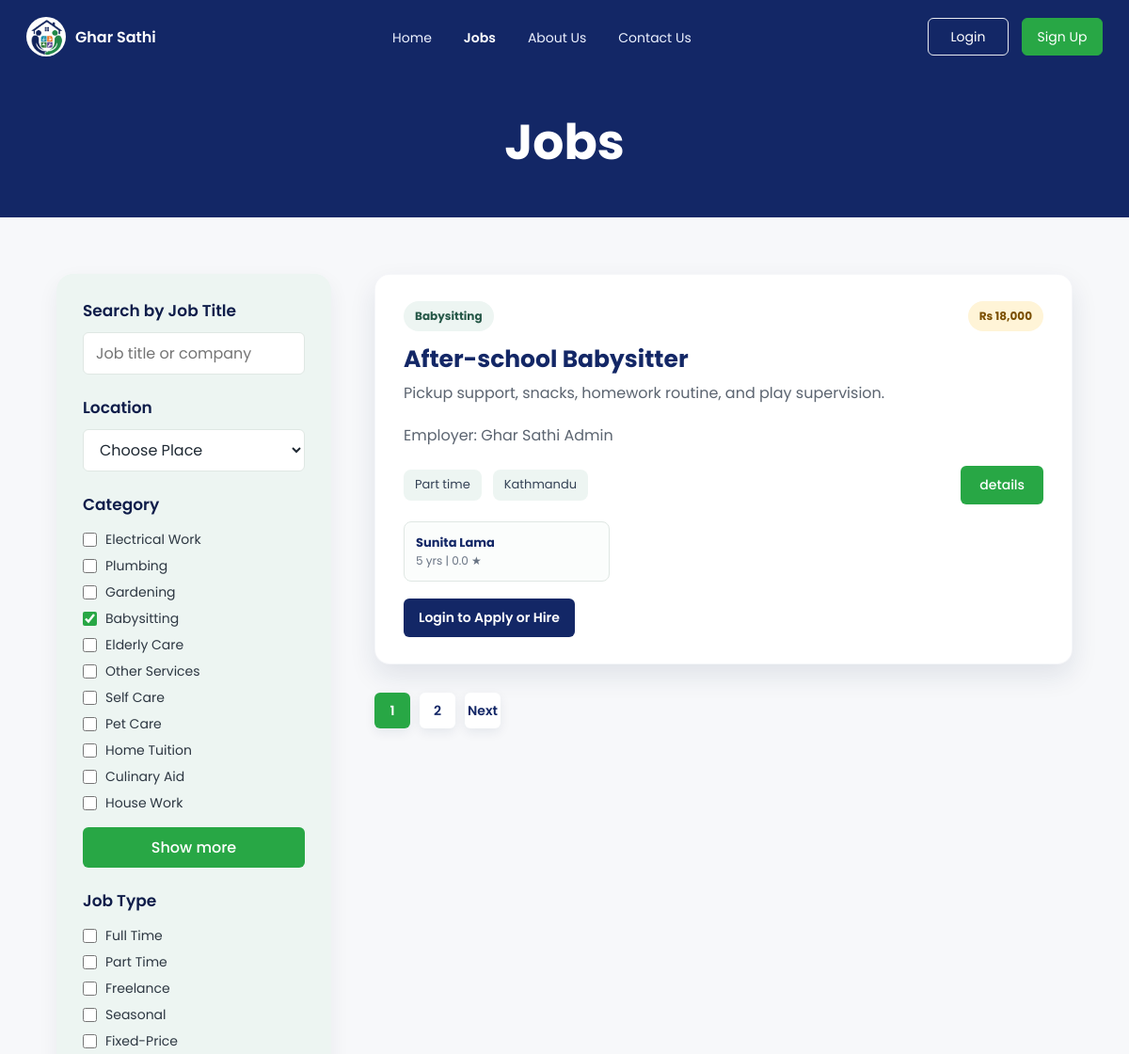
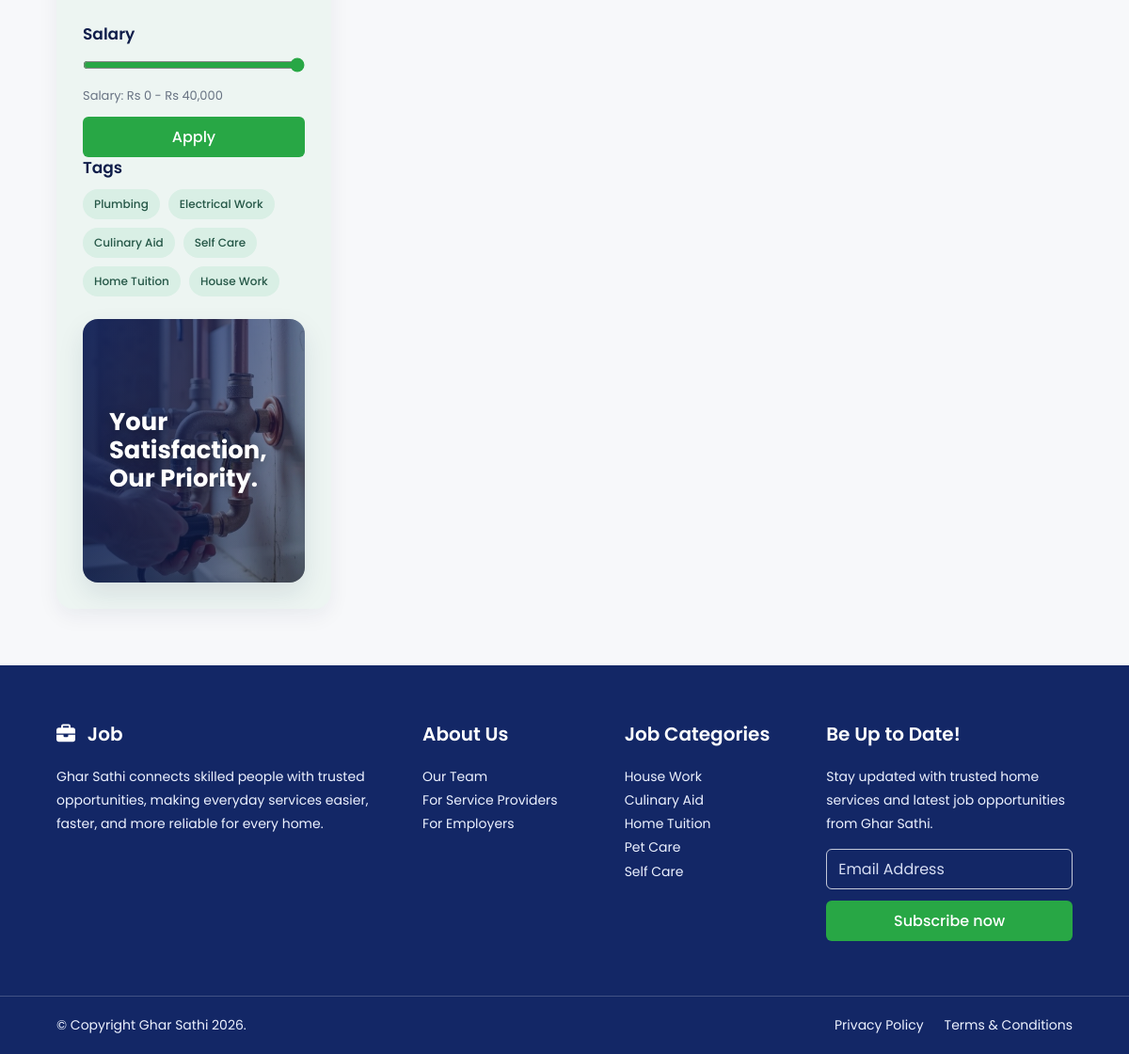
Page /Jobs page/jobs.php?category=Babysitting on the committed database (2 pictures, top to bottom).
### tables this page shows
CREATE TABLE IF NOT EXISTS jobs (
    job_id INT AUTO_INCREMENT PRIMARY KEY,
    employer_id INT NOT NULL,
    category_id INT NOT NULL,
    title VARCHAR(150) NOT NULL,
    description TEXT,
    job_type VARCHAR(50),
    salary DECIMAL(10,2) DEFAULT 0,
    location VARCHAR(100),
    created_at TIMESTAMP DEFAULT CURRENT_TIMESTAMP,
    FOREIGN KEY (employer_id) REFERENCES users(user_id) ON DELETE CASCADE,
    FOREIGN KEY (category_id) REFERENCES categories(category_id) ON DELETE CASCADE
);

CREATE TABLE IF NOT EXISTS categories (
    category_id INT AUTO_INCREMENT PRIMARY KEY,
    category_name VARCHAR(100) NOT NULL UNIQUE
);

CREATE TABLE IF NOT EXISTS users (
    user_id INT AUTO_INCREMENT PRIMARY KEY,
    full_name VARCHAR(100) NOT NULL,
    username VARCHAR(50) UNIQUE,
    email VARCHAR(100) UNIQUE NOT NULL,
    phone VARCHAR(20),
    password VARCHAR(255) NOT NULL,
    role ENUM('Employer','Worker','Admin') NOT NULL DEFAULT 'Employer',
    created_at TIMESTAMP DEFAULT CURRENT_TIMESTAMP
);

### Jobs page/jobs.php (the view, shortened to what this page needs)
<?php
require_once __DIR__ . '/../includes/app.php';
$jobs = $fallbackJobs;
$result = mysqli_query(
    $conn,
    'SELECT jobs.job_id, jobs.category_id, jobs.title, jobs.description, jobs.job_type, jobs.salary, jobs.location,
            categories.category_name, users.full_name AS employer_name
     FROM jobs
     INNER JOIN categories ON categories.category_id = jobs.category_id
     INNER JOIN users ON users.user_id = jobs.employer_id
     ORDER BY jobs.job_id DESC'
);
if ($result && mysqli_num_rows($result) > 0) {
    $jobs = [];
    $minutes = 10;
    while ($row = mysqli_fetch_assoc($result)) {
        $jobs[] = [
            'job_id' => (int) $row['job_id'],
            'category_id' => (int) $row['category_id'],
            'time' => 'Recently',
            'title' => $row['title'] ?? '',
            'description' => $row['description'] ?? '',
            'category' => $row['category_name'] ?? '',
            'type' => $row['job_type'] ?? '',
            'salary' => 'Rs ' . number_format((float) ($row['salary'] ?? 0), 0),
            'location' => $row['location'] ?? '',
            'employer' => $row['employer_name'] ?? '',
            'salary_max' => (float) ($row['salary'] ?? 0),
            'minutes' => $minutes,
        ];
        $minutes += 2;
    }
}
$initialSearch = trim($_GET['search'] ?? '');
$initialCategory = trim($_GET['category'] ?? '');
$categoriesForFilter = array_values(array_unique(array_filter(array_map(fn($job) => $job['category'] ?? '', $jobs))));
$user = current_user($conn);
$userRole = $user['role'] ?? '';
?>
<!DOCTYPE html>
<html lang="en">
<head>
<link rel="stylesheet" href="jobs.css">
<link rel="stylesheet" href="https://cdnjs.cloudflare.com/ajax/libs/font-awesome/6.7.1/css/all.min.css">
</head>
<body>
<header class="site-header">
<?php render_navbar($conn, '..', 'jobs'); ?>
<section class="hero"><h1>Jobs</h1></section>
</header>
<main class="jobs-section">
<aside class="filter-box" aria-label="Job filters">
<form id="jobFilterForm">
<div class="filter-group"><h3>Search by Job Title</h3><input id="jobSearch" type="search" placeholder="Job title or company" value="<?php echo e($initialSearch); ?>"></div>
<div class="filter-group">
<h3>Location</h3>
<select id="locationFilter">
<option value="">Choose Place</option>
</select>
</div>
<div class="filter-group">
<h3>Category</h3>
<?php foreach ($categoriesForFilter as $categoryName): ?>
<label><input type="checkbox" name="category" value="<?php echo e($categoryName); ?>" <?php echo $initialCategory === $categoryName ? 'checked' : ''; ?>> <?php echo e($categoryName); ?></label>
<?php endforeach; ?>
<button class="show-btn" type="button">Show more</button>
</div>
<div class="filter-group">
<h3>Job Type</h3>
<label><input type="checkbox" name="type" value="Full/Part Time"> Full Time</label>
<label><input type="checkbox" name="type" value="Part time"> Part Time</label>
<label><input type="checkbox" name="type" value="Freelance"> Freelance</label>
<label><input type="checkbox" name="type" value="Seasonal"> Seasonal</label>
<label><input type="checkbox" name="type" value="Fixed-Price"> Fixed-Price</label>
</div>
<div class="filter-group">
<h3>Salary</h3>
<input id="salaryRange" type="range" min="0" max="40000" value="40000">
<p class="salary-text">Salary: Rs 0 - Rs <span id="salaryValue">40,000</span></p>
<button class="apply-btn" type="submit">Apply</button>
</div>
</form>
<div class="filter-group tags-group">
<h3>Tags</h3>
<div class="tags">
<button type="button" data-tag="Plumbing">Plumbing</button>
<button type="button" data-tag="Electrical Work">Electrical Work</button>
<button type="button" data-tag="Culinary Aid">Culinary Aid</button>
<button type="button" data-tag="Self Care">Self Care</button>
<button type="button" data-tag="Home Tuition">Home Tuition</button>
<button type="button" data-tag="House Work">House Work</button>
</div>
</div>
<div class="priority-panel" aria-label="Ghar Sathi promise"><p>Your<br>Satisfaction,<br>Our Priority.</p></div>
</aside>
<section class="job-container" aria-label="Available jobs">
<div class="job-list" id="jobList">
<?php foreach ($jobs as $index => $job): ?>
<?php
$jobId = (int) ($job['job_id'] ?? 0);
$verifiedWorkers = fetch_workers_for_category($conn, (int) ($job['category_id'] ?? 0), 3);
?>
<article class="job-card" data-page="<?php echo $index < 6 ? '1' : '2'; ?>" data-title="<?php echo e($job['title']); ?>" data-category="<?php echo e($job['category']); ?>" data-type="<?php echo e($job['type']); ?>" data-location="<?php echo e($job['location']); ?>" data-salary="<?php echo e($job['salary_max']); ?>" data-minutes="<?php echo e($job['minutes']); ?>" <?php echo $index < 6 ? '' : 'hidden'; ?>>
<div class="job-card-head"><span class="category-badge"><?php echo e($job['category']); ?></span><span class="salary-badge"><?php echo e($job['salary']); ?></span></div>
<h2><?php echo e($job['title']); ?></h2>
<p><?php echo e($job['description']); ?></p>
<p class="job-employer">Employer: <?php echo e($job['employer'] ?? 'Ghar Sathi'); ?></p>
<div class="job-info">
<span><?php echo e($job['type']); ?></span>
<span><?php echo e($job['location']); ?></span>
<a href="../Details Page/details.php?id=<?php echo $jobId; ?>">details</a>
</div>
<?php if ($verifiedWorkers): ?>
<div class="worker-strip" aria-label="Available workers">
<?php foreach ($verifiedWorkers as $worker): ?>
<div class="mini-worker">
<div><strong><?php echo e($worker['full_name']); ?></strong><span><?php echo e($worker['experience_years']); ?> yrs | <?php echo e(number_format((float) $worker['avg_rating'], 1)); ?> ★</span></div>
</div>
<?php endforeach; ?>
</div>
<?php endif; ?>
<div class="job-actions">
<?php if (!$user): ?>
<a class="secondary-action" href="../Login Page/login.html">Login to Apply or Hire</a>
<?php elseif ($userRole === 'Worker'): ?>
<a class="secondary-action" href="../About Us Page/apply_resume.php?job_id=<?php echo $jobId; ?>">Apply Job</a>
<?php else: ?>
<a class="secondary-action" href="../dasboard/dashboard.php">Manage in Dashboard</a>
<?php endif; ?>
</div>
</article>
<?php endforeach; ?>
</div>
<nav class="pagination" aria-label="Job pages">
<a class="active" href="#" data-page-link="1">1</a>
<a href="#" data-page-link="2">2</a>
<a href="#" data-page-link="next">Next</a>
</nav>
</section>
</main>
<?php render_footer('..'); ?>
</body>
</html>

### includes/app.php (shortened to what this page needs)
<?php
function e($value) {
    return htmlspecialchars((string) $value, ENT_QUOTES, 'UTF-8');
}
function project_path(string $base, string $path): string {
    return rtrim($base, '/') . '/' . ltrim($path, '/');
}
function fetch_workers_for_category(mysqli $conn, int $categoryId, int $limit = 6): array {
    $stmt = mysqli_prepare($conn, "SELECT users.user_id, users.full_name, users.email, users.phone,
            worker_profiles.skills, worker_profiles.experience_years, worker_profiles.profile_image,
            worker_profiles.current_status,
            COALESCE(AVG(reviews.rating), 0) AS avg_rating,
            COUNT(reviews.review_id) AS total_reviews
        FROM users
        INNER JOIN worker_profiles ON worker_profiles.worker_id = users.user_id
        INNER JOIN worker_categories ON worker_categories.worker_id = users.user_id
        LEFT JOIN reviews ON reviews.worker_id = users.user_id OR reviews.reviewee_id = users.user_id
        WHERE users.role = 'Worker'
          AND worker_profiles.verification_status = 'Approved'
          AND worker_categories.category_id = ?
        GROUP BY users.user_id
        ORDER BY avg_rating DESC, worker_profiles.experience_years DESC, users.full_name
        LIMIT ?");
    mysqli_stmt_bind_param($stmt, 'ii', $categoryId, $limit);
    mysqli_stmt_execute($stmt);
    $result = mysqli_stmt_get_result($stmt);
    $rows = [];
    while ($row = $result ? mysqli_fetch_assoc($result) : null) {
        $rows[] = $row;
    }
    return $rows;
}
function current_user(mysqli $conn): ?array {
    if (empty($_SESSION['user_id'])) {
        return null;
    }
    $stmt = mysqli_prepare($conn, 'SELECT user_id, full_name, username, email, phone, role FROM users WHERE user_id = ? LIMIT 1');
    mysqli_stmt_bind_param($stmt, 'i', $_SESSION['user_id']);
    mysqli_stmt_execute($stmt);
    $result = mysqli_stmt_get_result($stmt);
    $user = $result ? mysqli_fetch_assoc($result) : null;
    return $user ?: null;
}
function render_navbar(mysqli $conn, string $base = '..', string $active = ''): void {
    $user = current_user($conn);
    $home = project_path($base, 'Homepage/homepage.php');
    $jobs = project_path($base, 'Jobs page/jobs.php');
    $about = project_path($base, 'About Us Page/aboutus.php');
    $contact = project_path($base, 'Contact Us Page/contactus.php');
    $dashboard = project_path($base, 'dasboard/dashboard.php');
    $logout = project_path($base, 'Login Page/logout.php');
    $login = project_path($base, 'Login Page/login.html');
    $signup = project_path($base, 'Signup page/signup.html');
    $logo = project_path($base, 'images/logo.png');
    $dashboardLabel = 'Dashboard';
    ?>
    <nav class="navbar">
        <a class="logo" href="<?php echo e($home); ?>">
            <img src="<?php echo e($logo); ?>" alt="Ghar Sathi logo">
            <span>Ghar Sathi</span>
        </a>
        <ul class="nav-links" id="navLinks">
            <li><a class="<?php echo $active === 'home' ? 'active' : ''; ?>" href="<?php echo e($home); ?>">Home</a></li>
            <li><a class="<?php echo $active === 'jobs' ? 'active' : ''; ?>" href="<?php echo e($jobs); ?>">Jobs</a></li>
            <li><a class="<?php echo $active === 'about' ? 'active' : ''; ?>" href="<?php echo e($about); ?>">About Us</a></li>
            <li><a class="<?php echo $active === 'contact' ? 'active' : ''; ?>" href="<?php echo e($contact); ?>">Contact Us</a></li>
        </ul>
        <div class="auth-buttons nav-buttons">
            <?php if ($user): ?>
                <a class="signup-btn dashboard-icon" href="<?php echo e($dashboard); ?>" title="<?php echo e($dashboardLabel); ?>" aria-label="<?php echo e($dashboardLabel); ?>"><i class="fa-solid fa-table-cells-large"></i></a>
                <a class="login-btn" href="<?php echo e($logout); ?>">Logout</a>
            <?php else: ?>
                <a class="login-btn" href="<?php echo e($login); ?>">Login</a>
                <a class="signup-btn" href="<?php echo e($signup); ?>">Sign Up</a>
            <?php endif; ?>
        </div>
    </nav>
    <?php
}
function render_footer(string $base = '..', string $redirect = 'Homepage/homepage.php'): void {
    $subscribe = project_path($base, 'Contact Us Page/subscribe.php');
    ?>
    <footer>
    <div class="footer-container">
    <div class="footer-column">
    <h3><i class="fa-solid fa-briefcase"></i> Job</h3>
    <p>Ghar Sathi connects skilled people with trusted opportunities, making everyday services easier, faster, and more reliable for every home.</p>
    </div>
    <div class="footer-column"><h3>About Us</h3><ul><li>Our Team</li><li>For Service Providers</li><li>For Employers</li></ul></div>
    <div class="footer-column"><h3>Job Categories</h3><ul><li>House Work</li><li>Culinary Aid</li><li>Home Tuition</li><li>Pet Care</li><li>Self Care</li></ul></div>
    <div class="footer-column">
    <h3>Be Up to Date!</h3>
    <p>Stay updated with trusted home services and latest job opportunities from Ghar Sathi.</p>
    <form class="subscribe-form" action="<?php echo e($subscribe); ?>" method="POST"><input type="email" name="email" placeholder="Email Address" aria-label="Email Address" required><input type="hidden" name="redirect" value="<?php echo e($redirectPath); ?>"><button type="submit">Subscribe now</button></form>
    </div>
    </div>
    <div class="footer-bottom">
    <p>&copy; Copyright Ghar Sathi 2026.</p>
    <div><a href="#">Privacy Policy</a><a href="#">Terms &amp; Conditions</a></div>
    </div>
    </footer>
    <?php
}
?>

### rows in the picture
jobs: category.category_name "Babysitting", salary "Rs 18,000", title "After-school Babysitter", description "Pickup support, snacks, homework routine, and play supervision.", employer.full_name "Ghar Sathi Admin", job_type "Part time", location "Kathmandu"
users: full_name "Sunita Lama", experience_years "5", avg_rating "0.0"

### other values in the picture
$categoryName "Electrical Work"
$categoryName "Plumbing"
$categoryName "Gardening"
$categoryName "Babysitting"
$categoryName "Elderly Care"
$categoryName "Other Services"
$categoryName "Self Care"
$categoryName "Pet Care"
$categoryName "Home Tuition"
$categoryName "Culinary Aid"
$categoryName "House Work"
